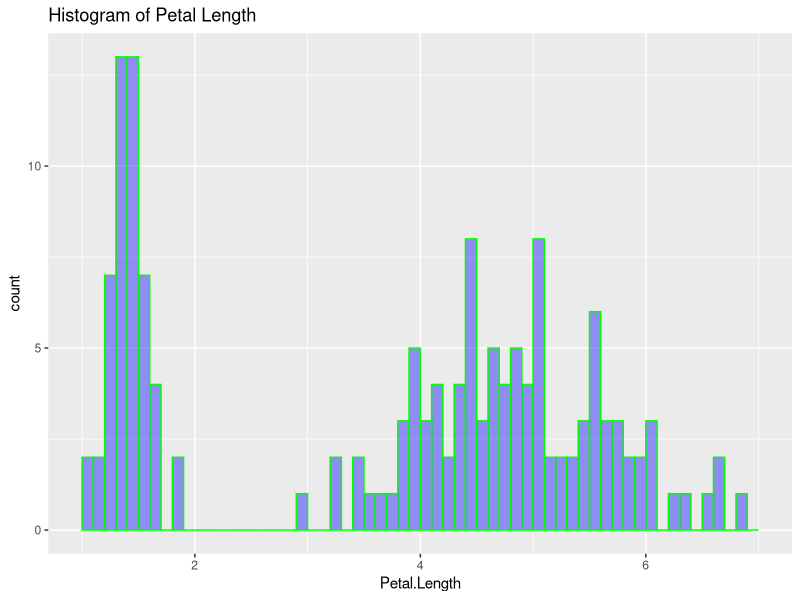

Write the R code that produced this figure.
data(iris)
str(iris)
iris$Petal.Length
summary(iris$Petal.Length)
str(iris$Petal.Length)
mean(iris$Petal.Length)
library(ggplot2)
png(file="Histogram.png")
ggplot(iris, aes(Petal.Length))+ 
  geom_histogram(binwidth =2.5, alpha=0.4,col="green",
                 fill="blue", 
                 breaks=seq(1,7,by=0.1)) + 
  labs(title="Histogram of Petal Length")

dev.off()
